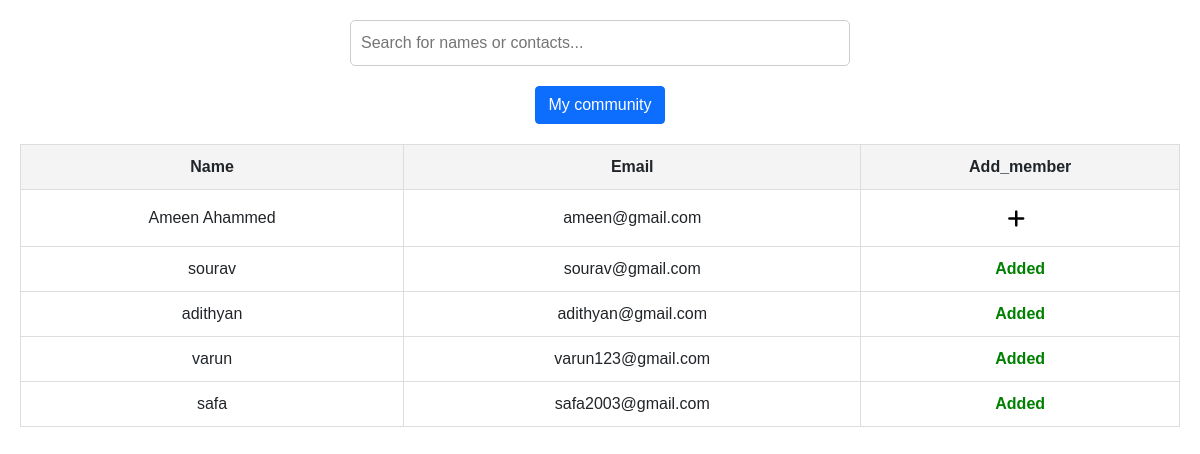
The page /view_user/2/ on the database its author committed.
### signapp/models.py (models this page shows)
class user_reg(models.Model):
  Name=models.CharField(max_length=100)
  Gender=models.CharField(max_length=50)
  Contact=models.CharField(max_length=15)
  userid=models.ForeignKey(user_log,on_delete=models.CASCADE)

class user_log(models.Model):
  Email=models.EmailField(unique=True)
  Password=models.CharField(max_length=100)
  usertype=models.IntegerField(default=0)

### signapp/views.py (the view)
# urls.py: path('view_user/<int:community_id>/',views.view_user,name="view_user"),
def view_user(request,community_id):
    current_user = request.session.get('user_id')
    comm_id=community_tab.objects.get(id=community_id)
    users = user_reg.objects.exclude(id=current_user)
    mem=community_member.objects.filter(community_id=comm_id)
    member_ids = mem.values_list('member_id', flat=True)
    return render(request, 'view_user.html', {'users': users,'comm_id':comm_id,'mem':member_ids})

### signapp/templates/view_user.html (shortened to what this page needs)
{% load static %}
<!DOCTYPE html>
<html lang="en">
<head>
    <link rel="stylesheet" href="https://cdnjs.cloudflare.com/ajax/libs/font-awesome/6.4.0/css/all.min.css">
    <link href="{% static 'user/vendor/bootstrap/css/bootstrap.min.css' %}" rel="stylesheet">
</head>
<body>
    <div class="search-container">
        <input type="text" id="searchBar" onkeyup="searchTable()" placeholder="Search for names or contacts...">
    </div>
    <div>
        <a id="id" href="{% url 'view_community' %}" class="btn btn-primary">My community</a>
    </div>
    <table>
        <thead>
            <tr>
                <th>Name</th>
                <th>Email</th>
                <th>Add_member</th>
            </tr>
        </thead>
        <tbody>
            {% for user in users %}
            <tr>
                <td>{{user.Name}}</td>
                <td>{{user.userid.Email}}</td>
                <td>
                    {% if user.id in mem %}
                    <span style="color: green; font-weight: bold;">Added</span>
                    {% else %}
                    <a class="icon" href="{% url 'add_member' comm_id.id user.id %}">
                        <i class="fa-solid fa-plus" style="color: black; font-size: 20px;"></i>
                    </a>
                    {% endif %}
                </td>
            </tr>
            {% endfor %}
        </tbody>
    </table>
</body>
</html>

### signapp/templates/view_user.html (style rules this page uses)
body { font-family: Arial, sans-serif; margin: 20px; text-align: center; }
table { width: 100%; border-collapse: collapse; margin-top: 20px; }
th, td { border: 1px solid #ddd; padding: 10px; text-align: center; }
th { background-color: #f4f4f4; position: relative; }
.icon { font-family: "Material Symbols Outlined"; font-size: 24px; vertical-align: middle; margin-right: 8px; }
.search-container { position: relative; display: inline-block; width: 100%; max-width: 500px; }
#searchBar { width: 100%; padding: 10px; margin-bottom: 20px; font-size: 16px; padding-right: 30px; border: 1px solid #ccc; border-radius: 5px; }

### rows shown on the page
user_reg: Name "Ameen Ahammed", userid.Email "ameen@gmail.com"
user_reg: Name "sourav", userid.Email "sourav@gmail.com", shows "Added"
user_reg: Name "adithyan", userid.Email "adithyan@gmail.com", shows "Added"
user_reg: Name "varun", userid.Email "varun123@gmail.com", shows "Added"
user_reg: Name "safa", userid.Email "safa2003@gmail.com", shows "Added"
